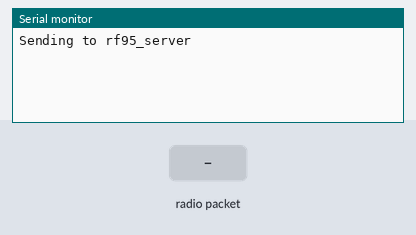
A sketch run on a simulated Arduino Uno, built with avr-gcc and run on an emulated ATmega328P. Parts: the last lines printed to the serial monitor. Inputs (shaded band) come from the test bench. No radio packets arrive unless stated.

Above: at 1.2 s.
1.3 s: radio packet "1" arrives
At 1.56 s:
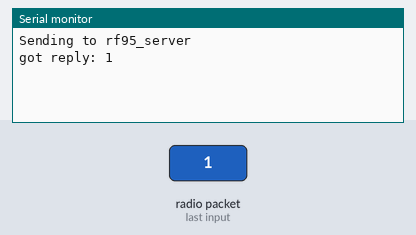
2.8 s: radio packet "0" arrives
At 3.7 s:
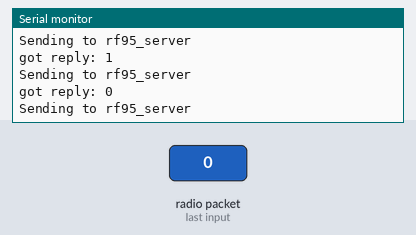
4.3 s: radio packet "2" arrives
At 4.57 s:
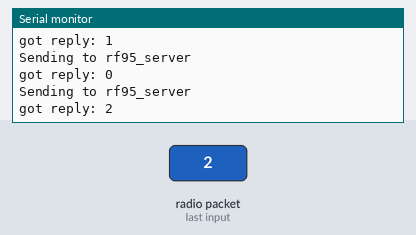

The sketch:

rf95_client.ino
```cpp
// rf95_client.pde
// -*- mode: C++ -*-
// Example sketch showing how to create a simple messageing client
// with the RH_RF95 class. RH_RF95 class does not provide for addressing or
// reliability, so you should only use RH_RF95 if you do not need the higher
// level messaging abilities.
// It is designed to work with the other example rf95_server
// Tested with Anarduino MiniWirelessLoRa, Rocket Scream Mini Ultra Pro with
// the RFM95W, Adafruit Feather M0 with RFM95

#include <SPI.h>
#include <RH_RF95.h>

// Singleton instance of the radio driver
RH_RF95 rf95(4, 3);
//RH_RF95 rf95(5, 2); // Rocket Scream Mini Ultra Pro with the RFM95W
//RH_RF95 rf95(8, 3); // Adafruit Feather M0 with RFM95

// Need this on Arduino Zero with SerialUSB port (eg RocketScream Mini Ultra Pro)
//#define Serial SerialUSB

void setup()
{
  // Rocket Scream Mini Ultra Pro with the RFM95W only:
  // Ensure serial flash is not interfering with radio communication on SPI bus
//  pinMode(4, OUTPUT);
//  digitalWrite(4, HIGH);

  Serial.begin(115200);
  while (!Serial) ; // Wait for serial port to be available
  while (!rf95.init()) {
    Serial.println("Failed to init RF95 chip");
    delay(1000);
  }
  // Defaults after init are 434.0MHz, 13dBm, Bw = 125 kHz, Cr = 4/5, Sf = 128chips/symbol, CRC on

  // You can change the modulation parameters with eg
  // rf95.setModemConfig(RH_RF95::Bw500Cr45Sf128);

  // The default transmitter power is 13dBm, using PA_BOOST.
  // If you are using RFM95/96/97/98 modules which uses the PA_BOOST transmitter pin, then
  // you can set transmitter powers from 2 to 20 dBm:
//  rf95.setTxPower(20, false);
  // If you are using Modtronix inAir4 or inAir9, or any other module which uses the
  // transmitter RFO pins and not the PA_BOOST pins
  // then you can configure the power transmitter power for 0 to 15 dBm and with useRFO true.
  // Failure to do that will result in extremely low transmit powers.
//  rf95.setTxPower(14, true);
}

void loop()
{
  Serial.println("Sending to rf95_server");
  // Send a message to rf95_server
  uint8_t data[] = "Hello World!";
  rf95.send(data, sizeof(data));

  rf95.waitPacketSent();
  // Now wait for a reply
  uint8_t buf[RH_RF95_MAX_MESSAGE_LEN];
  uint8_t len = sizeof(buf);

  if (rf95.waitAvailableTimeout(3000))
  {
    // Should be a reply message for us now
    if (rf95.recv(buf, &len))
   {
      Serial.print("got reply: ");
      Serial.println((char*)buf);
//      Serial.print("RSSI: ");
//      Serial.println(rf95.lastRssi(), DEC);
    }
    else
    {
      Serial.println("recv failed");
    }
  }
  else
  {
    Serial.println("No reply, is rf95_server running?");
  }
  delay(400);
}
```

Measured:
- after the input at 1.3 s, the serial monitor: prints a new line at once (image 1)
- after the input at 2.8 s, the serial monitor: prints a new line at once (image 2)
- after the input at 4.3 s, the serial monitor: prints a new line at once (image 3)
